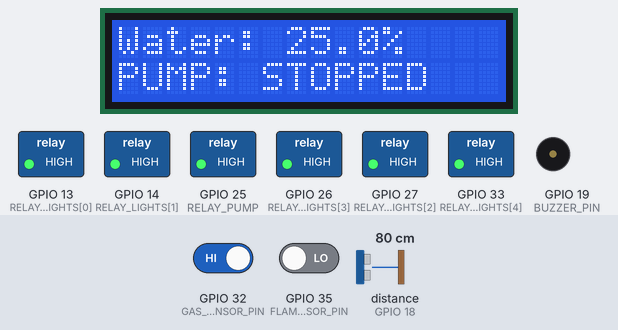
This sketch was run on a simulated ESP32. Parts: 16×2 character LCD, switched loads named in the sketch (green lamp = pin HIGH), buzzer (waves = sounding, pin HIGH). Wiring (inferred from the names in the program): ultrasonic range finder: trigger GPIO 5; echo GPIO 18. The inputs (shaded band) are chosen by the test bench; at power-on: GPIO 32 (GAS_SENSOR_PIN) HIGH, GPIO 35 (FLAME_SENSOR_PIN) LOW, distance to the obstacle (sensor on GPIO 18) 80 cm. The echo pulse lasts 58.3 µs per cm; WiFi joins after 1.5 s; servers stay silent unless stated; pins used as bus, display or sensor lines are not drawn; what the sketch prints to the serial monitor is not drawn.

Above: at 3.0 s.
3.1 s: GPIO 32 (GAS_SENSOR_PIN) driven LOW
At 3.51 s:
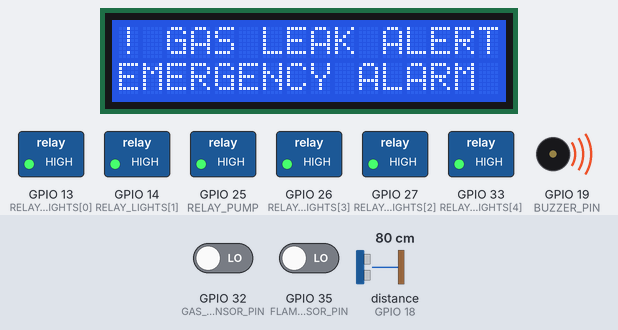
5.0 s: GPIO 35 (FLAME_SENSOR_PIN) driven HIGH
At 5.11 s:
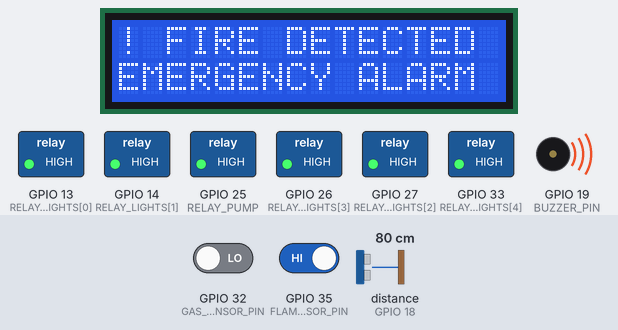
7.0 s: distance to the obstacle (sensor on GPIO 18) set to 90 cm
At 7.36 s:
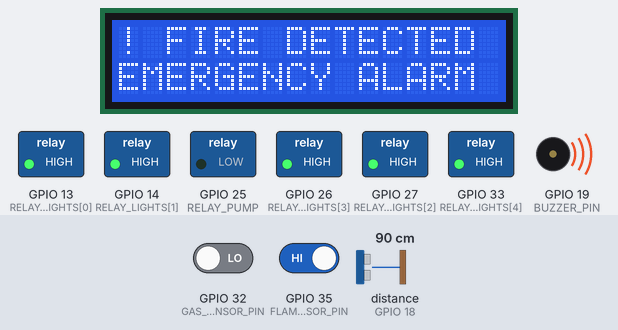
8.9 s: GPIO 35 (FLAME_SENSOR_PIN) driven LOW
At 9.29 s:
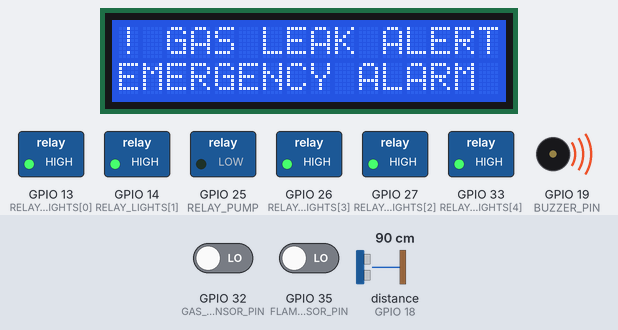
10.8 s: GPIO 32 (GAS_SENSOR_PIN) driven HIGH
At 12.0 s:
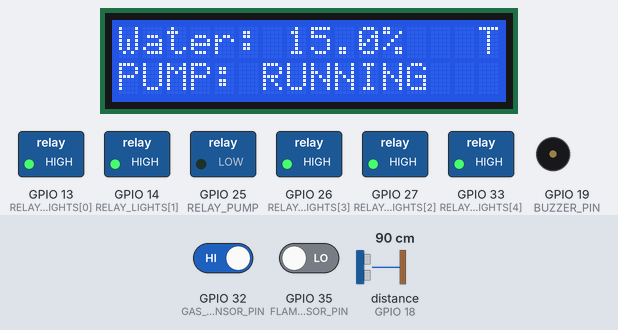
12.3 s: distance to the obstacle (sensor on GPIO 18) set to 17 cm
At 13.5 s:
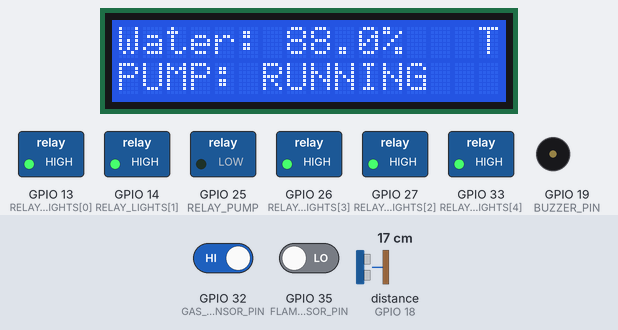
13.8 s: distance to the obstacle (sensor on GPIO 18) set to 13 cm
Timing chart, 0 to 16.3 s (numbered marks = the images above; inputs shaded):
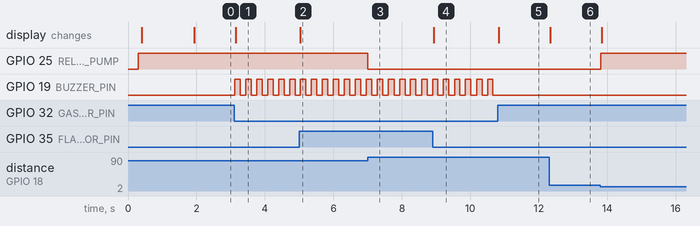

The sketch:

SmartHomeRemote.ino
```cpp
/*
 * ======================================================================================
 * SMART HOME REMOTE — MASTER FIRMWARE (LIGHTS, WATER PUMP, GAS, FLAME, BUZZER, LCD)
 * Hardware Pinout:
 *   - Smart Light Relays (5 Channels): GPIO 13, 14, 27, 26, 33 (Active-LOW)
 *   - Auto Water Pump Relay: GPIO 25 (Active-LOW: ON <= 20%, OFF >= 90%)
 *   - Ultrasonic Sensor: GPIO 5 (Trig), GPIO 4 (Echo)
 *   - Digital Gas Sensor (MQ DO): GPIO 32 (Input: Active-LOW)
 *   - Digital Flame Sensor (DO): GPIO 35 (Input: Active-LOW)
 *   - Active Alarm Buzzer: GPIO 19 (Output: Active-HIGH)
 *   - I2C LCD Display (16x2): GPIO 21 (SDA), GPIO 22 (SCL), Address 0x27
 * ======================================================================================
 */

#include <Arduino.h>
#include <WiFi.h>
#include <WebSocketsClient.h>
#include <ArduinoJson.h>
#include <Wire.h>
#include <LiquidCrystal_I2C.h>

// WiFi & Remote WebSocket Server
const char* WIFI_SSID = "Admin";
const char* WIFI_PASS = "admin1234";

const char* WS_HOST = "smarthome-remote.onrender.com";
const uint16_t WS_PORT = 443;
const char* WS_PATH = "/device";

// Pin Map
static const uint8_t RELAY_LIGHTS[5] = {13, 14, 27, 26, 33};
static const uint8_t RELAY_PUMP      = 25;
static const uint8_t TRIG_PIN        = 5;
static const uint8_t ECHO_PIN        = 18;

static const uint8_t GAS_SENSOR_PIN   = 32; // Digital DO (LOW = Gas Leak)
static const uint8_t FLAME_SENSOR_PIN = 35; // Digital DO (LOW = Fire Detected)
static const uint8_t BUZZER_PIN       = 19; // Active Buzzer (HIGH = BEEP)

// Tank Config
float tankDepthCm  = 100.0f;
float sensorOffset = 5.0f;
float autoPumpOn   = 20.0f; // ON when <= 20%
float autoPumpOff  = 90.0f; // OFF when >= 90%

// Relays & Water States
bool lightStates[5]   = {false, false, false, false, false};
bool pumpState        = false;
float waterDistanceCm = 0.0f;
float waterPercentage = 0.0f;
bool  gasDetected     = false;
bool  flameDetected   = false;
bool  hasLCD          = false;

// Timers
unsigned long lastTelemetryTime = 0;
unsigned long lastBlinkTime     = 0;
unsigned long lastSensorRead    = 0;
bool buzzerState                = false;

WebSocketsClient webSocket;
LiquidCrystal_I2C lcd(0x27, 16, 2);

// ─────────────────────────────────────────────
// SENSORS & SAFETY EVALUATION
// ─────────────────────────────────────────────
float getRawDistance() {
  digitalWrite(TRIG_PIN, LOW);  delayMicroseconds(2);
  digitalWrite(TRIG_PIN, HIGH); delayMicroseconds(10);
  digitalWrite(TRIG_PIN, LOW);

  // 30ms timeout allows up to ~5 meters range.
  long duration = pulseIn(ECHO_PIN, HIGH, 30000);
  if (duration > 0) {
    float dist = (duration * 0.0343f) / 2.0f;
    if (dist >= 2.0f && dist <= 450.0f) return dist;
  }

  // If timeout (0), assume max distance (empty tank) so pump turns ON
  if (duration == 0) {
    return tankDepthCm;
  }

  return waterDistanceCm;
}

float calculateLevelPercent(float dist) {
  float waterLevel = tankDepthCm - (dist - sensorOffset);
  if (waterLevel < 0.0f) waterLevel = 0.0f;
  if (waterLevel > tankDepthCm) waterLevel = tankDepthCm;
  return (waterLevel / tankDepthCm) * 100.0f;
}

void processSensorsAndLogic() {
  bool changed = false;

  // 1. Instant Ultrasonic Read
  float newDist = getRawDistance();
  if (abs(newDist - waterDistanceCm) >= 0.1f) {
    waterDistanceCm = newDist;
    waterPercentage = calculateLevelPercent(waterDistanceCm);
    changed = true;
  }

  // 2. Instant Digital Sensor Readings (NO DELAYS/NO DEBOUNCING FOR MAX SPEED)
  bool rawGas   = (digitalRead(GAS_SENSOR_PIN) == LOW);
  bool rawFlame = (digitalRead(FLAME_SENSOR_PIN) == HIGH);

  if (rawGas != gasDetected) {
    gasDetected = rawGas;
    changed = true;
  }
  if (rawFlame != flameDetected) {
    flameDetected = rawFlame;
    changed = true;
  }

  // 3. Automatic Water Pump Control
  if (waterPercentage <= autoPumpOn && !pumpState) {
    pumpState = true;
    digitalWrite(RELAY_PUMP, LOW);  // Active-LOW: Pump ON
    changed = true;
  } else if (waterPercentage >= autoPumpOff && pumpState) {
    pumpState = false;
    digitalWrite(RELAY_PUMP, HIGH); // Active-LOW: Pump OFF
    changed = true;
  }

  // 4. Emergency Hazard Alarm (Gas or Flame)
  if (gasDetected || flameDetected) {
    if (millis() - lastBlinkTime >= 150) {
      lastBlinkTime = millis();
      buzzerState = !buzzerState;
      digitalWrite(BUZZER_PIN, buzzerState ? HIGH : LOW);
    }
  } else {
    digitalWrite(BUZZER_PIN, LOW);
  }

  // 5. Update LCD (Only updating specific blocks to prevent blocking I2C)
  if (hasLCD && changed) {
    lcd.setCursor(0, 0);
    if (flameDetected) {
      lcd.print("! FIRE DETECTED !");
    } else if (gasDetected) {
      lcd.print("! GAS LEAK ALERT!");
    } else {
      lcd.print("Water: ");
      lcd.print(waterPercentage, 1);
      lcd.print("%   ");
    }
    lcd.setCursor(0, 1);
    if (gasDetected || flameDetected) {
      lcd.print("EMERGENCY ALARM ");
    } else {
      lcd.print(pumpState ? "PUMP: RUNNING   " : "PUMP: STOPPED   ");
    }
  }

  // 6. INSTANT WebSocket Broadcast if ANY value changed
  if (changed) {
    sendState();
    lastTelemetryTime = millis();
  }
}

// ─────────────────────────────────────────────
// WEBSOCKET TELEMETRY & EVENT HANDLERS
// ─────────────────────────────────────────────
void sendState() {
  if (!webSocket.isConnected()) return;

  JsonDocument doc;
  doc["type"] = "state";

  JsonArray lights = doc["lights"].to<JsonArray>();
  for (int i = 0; i < 5; i++) lights.add(lightStates[i]);

  // Flat JSON structure expected by app.js
  doc["levelPercent"] = waterPercentage;
  doc["distanceCm"]   = waterDistanceCm;
  doc["pumpOn"]       = pumpState;
  doc["mode"]         = "AUTO";
  doc["rssi"]         = WiFi.RSSI();
  doc["online"]       = true;

  // Nested safety structure is handled correctly by updateSafetyUI()
  JsonObject safety = doc["safety"].to<JsonObject>();
  safety["gas"]   = gasDetected ? 1 : 0;
  safety["flame"] = flameDetected ? 1 : 0;

  String out;
  serializeJson(doc, out);
  webSocket.sendTXT(out);
}

void webSocketEvent(WStype_t type, uint8_t* payload, size_t length) {
  switch (type) {
    case WStype_CONNECTED:
      Serial.println("[WS] Connected to Render.com ✓");
      sendState();
      break;

    case WStype_TEXT: {
      JsonDocument doc;
      if (deserializeJson(doc, payload, length)) break;
      String typeStr = doc.containsKey("type") ? doc["type"].as<String>() : "";

      if (typeStr == "ping") {
        webSocket.sendTXT("{\"type\":\"pong\"}");
      }
      else if (typeStr == "light" || typeStr == "toggle") {
        if (doc.containsKey("index") && doc.containsKey("state")) {
          int idx = doc["index"].as<int>();
          if (idx >= 0 && idx < 5) {
            lightStates[idx] = doc["state"].as<bool>();
            digitalWrite(RELAY_LIGHTS[idx], lightStates[idx] ? LOW : HIGH);
            Serial.printf("[LIGHT WEB] Light #%d set to %s\n", idx + 1, lightStates[idx] ? "ON" : "OFF");
          }
        }
        sendState();
      }
      else if (typeStr == "settings" || typeStr == "config") {
        if (doc.containsKey("lowThreshold"))  autoPumpOn   = doc["lowThreshold"].as<float>();
        if (doc.containsKey("highThreshold")) autoPumpOff  = doc["highThreshold"].as<float>();
        if (doc.containsKey("tankDepth"))     tankDepthCm  = doc["tankDepth"].as<float>();
        if (doc.containsKey("sensorOffset"))  sensorOffset = doc["sensorOffset"].as<float>();
        sendState();
      }
      break;
    }
    default: break;
  }
}

// ─────────────────────────────────────────────
// SYSTEM SETUP & MAIN LOOP
// ─────────────────────────────────────────────
void setup() {
  Serial.begin(115200);
  delay(300);
  Serial.println("\n=== SMART HOME REMOTE MASTER FIRMWARE ===");

  // Relays Setup (Active-LOW: HIGH = OFF)
  for (int i = 0; i < 5; i++) {
    pinMode(RELAY_LIGHTS[i], OUTPUT);
    digitalWrite(RELAY_LIGHTS[i], HIGH);
  }
  pinMode(RELAY_PUMP, OUTPUT);
  digitalWrite(RELAY_PUMP, HIGH);

  // Alarm Buzzer
  pinMode(BUZZER_PIN, OUTPUT);
  digitalWrite(BUZZER_PIN, LOW);

  // Digital Sensors
  pinMode(GAS_SENSOR_PIN, INPUT_PULLUP);
  pinMode(FLAME_SENSOR_PIN, INPUT);

  // Ultrasonic
  pinMode(TRIG_PIN, OUTPUT);
  digitalWrite(TRIG_PIN, LOW);
  pinMode(ECHO_PIN, INPUT);

  // LCD Display
  Wire.begin(21, 22);
  Wire.setTimeOut(50);
  Wire.beginTransmission(0x27);
  if (Wire.endTransmission() == 0) {
    hasLCD = true;
    lcd.init(); lcd.backlight(); lcd.clear();
    lcd.print("Smart Home IoT");
    lcd.setCursor(0, 1); lcd.print("System Active");
  }

  // WiFi Connection
  WiFi.mode(WIFI_STA);
  WiFi.begin(WIFI_SSID, WIFI_PASS);
  unsigned long t = millis();
  while (WiFi.status() != WL_CONNECTED && millis() - t < 15000) {
    delay(500); Serial.print(".");
  }

  // WebSocket Server Setup
  webSocket.beginSSL(WS_HOST, WS_PORT, WS_PATH);
  webSocket.onEvent(webSocketEvent);
  webSocket.setReconnectInterval(3000);
  webSocket.enableHeartbeat(15000, 3000, 2);
}

void loop() {
  webSocket.loop();

  // Non-blocking Sensor Check every 20ms for absolute minimum delay!
  if (millis() - lastSensorRead >= 20) {
    lastSensorRead = millis();
    processSensorsAndLogic();
  }

  // Safety fallback broadcast if no changes happen for 1 second
  if (millis() - lastTelemetryTime >= 1000) {
    lastTelemetryTime = millis();
    sendState();
  }
}
```

Measured:
- the behaviour switches between 85 and 86 cm on distance to the obstacle (sensor on GPIO 18) (found by bisection; images 2 and 3)
- after the input at 3.1 s, GPIO 19 (BUZZER_PIN): alternates HIGH for 0.16 s and LOW for 0.16 s, starting at once; the display: changes after 0.05 s (image 1)
- after the input at 5.0 s, the display: changes at once (image 2)
- after the input at 7.0 s, GPIO 25 (RELAY_PUMP): HIGH → LOW at once
- after the input at 8.9 s, the display: changes at once (image 4)
- after the input at 10.8 s, GPIO 19 (BUZZER_PIN): stops changing and stays LOW; the display: changes at once (image 5)
- after the input at 12.3 s, the display: changes at once (image 6)
- after the input at 13.8 s, GPIO 25 (RELAY_PUMP): LOW → HIGH at once
